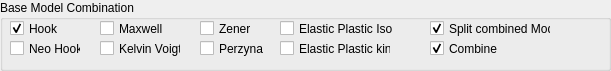
  <widget class="QGroupBox" name="Base_Modell_Combination">
   <property name="geometry">
    <rect>
     <x>10</x>
     <y>220</y>
     <width>611</width>
     <height>71</height>
    </rect>
   </property>
   <property name="sizePolicy">
    <sizepolicy hsizetype="Fixed" vsizetype="Preferred">
     <horstretch>0</horstretch>
     <verstretch>0</verstretch>
    </sizepolicy>
   </property>
   <property name="font">
    <font>
     <family>Arial</family>
    </font>
   </property>
   <property name="title">
    <string>Base Model Combination</string>
   </property>
   <widget class="QCheckBox" name="CB_COMBI_HOOK">
    <property name="geometry">
     <rect>
      <x>10</x>
      <y>20</y>
      <width>71</width>
      <height>17</height>
     </rect>
    </property>
    <property name="sizePolicy">
     <sizepolicy hsizetype="Fixed" vsizetype="Fixed">
      <horstretch>0</horstretch>
      <verstretch>0</verstretch>
     </sizepolicy>
    </property>
    <property name="font">
     <font>
      <family>Arial</family>
     </font>
    </property>
    <property name="text">
     <string>Hook</string>
    </property>
    <property name="checked">
     <bool>true</bool>
    </property>
   </widget>
   <widget class="QCheckBox" name="CB_COMBI_NEO_HOOK">
    <property name="geometry">
     <rect>
      <x>10</x>
      <y>40</y>
      <width>71</width>
      <height>17</height>
     </rect>
    </property>
    <property name="sizePolicy">
     <sizepolicy hsizetype="Fixed" vsizetype="Fixed">
      <horstretch>0</horstretch>
      <verstretch>0</verstretch>
     </sizepolicy>
    </property>
    <property name="font">
     <font>
      <family>Arial</family>
     </font>
    </property>
    <property name="text">
     <string>Neo Hook</string>
    </property>
   </widget>
   <widget class="QCheckBox" name="CB_COMBI_MAXWELL">
    <property name="geometry">
     <rect>
      <x>100</x>
      <y>20</y>
      <width>71</width>
      <height>17</height>
     </rect>
    </property>
    <property name="sizePolicy">
     <sizepolicy hsizetype="Fixed" vsizetype="Fixed">
      <horstretch>0</horstretch>
      <verstretch>0</verstretch>
     </sizepolicy>
    </property>
    <property name="font">
     <font>
      <family>Arial</family>
     </font>
    </property>
    <property name="text">
     <string>Maxwell</string>
    </property>
   </widget>
   <widget class="QCheckBox" name="CB_COMBI_KELVIN_VOIGT">
    <property name="geometry">
     <rect>
      <x>100</x>
      <y>40</y>
      <width>81</width>
      <height>17</height>
     </rect>
    </property>
    <property name="sizePolicy">
     <sizepolicy hsizetype="Fixed" vsizetype="Fixed">
      <horstretch>0</horstretch>
      <verstretch>0</verstretch>
     </sizepolicy>
    </property>
    <property name="font">
     <font>
      <family>Arial</family>
     </font>
    </property>
    <property name="text">
     <string>Kelvin Voigt</string>
    </property>
   </widget>
   <widget class="QCheckBox" name="CB_COMBI_ZENER">
    <property name="geometry">
     <rect>
      <x>200</x>
      <y>20</y>
      <width>51</width>
      <height>17</height>
     </rect>
    </property>
    <property name="sizePolicy">
     <sizepolicy hsizetype="Fixed" vsizetype="Fixed">
      <horstretch>0</horstretch>
      <verstretch>0</verstretch>
     </sizepolicy>
    </property>
    <property name="font">
     <font>
      <family>Arial</family>
     </font>
    </property>
    <property name="text">
     <string>Zener</string>
    </property>
   </widget>
   <widget class="QCheckBox" name="CB_COMBI_PERZYNA">
    <property name="geometry">
     <rect>
      <x>200</x>
      <y>40</y>
      <width>71</width>
      <height>17</height>
     </rect>
    </property>
    <property name="sizePolicy">
     <sizepolicy hsizetype="Fixed" vsizetype="Fixed">
      <horstretch>0</horstretch>
      <verstretch>0</verstretch>
     </sizepolicy>
    </property>
    <property name="font">
     <font>
      <family>Arial</family>
     </font>
    </property>
    <property name="text">
     <string>Perzyna</string>
    </property>
   </widget>
   <widget class="QCheckBox" name="CB_COMBI_ELASTIC_PLASTIC_ISO">
    <property name="geometry">
     <rect>
      <x>280</x>
      <y>20</y>
      <width>121</width>
      <height>17</height>
     </rect>
    </property>
    <property name="sizePolicy">
     <sizepolicy hsizetype="Fixed" vsizetype="Fixed">
      <horstretch>0</horstretch>
      <verstretch>0</verstretch>
     </sizepolicy>
    </property>
    <property name="font">
     <font>
      <family>Arial</family>
     </font>
    </property>
    <property name="text">
     <string>Elastic Plastic Iso</string>
    </property>
   </widget>
   <widget class="QCheckBox" name="CB_COMBI_ELASTIC_PLASTIC_KIN">
    <property name="geometry">
     <rect>
      <x>280</x>
      <y>40</y>
      <width>111</width>
      <height>17</height>
     </rect>
    </property>
    <property name="sizePolicy">
     <sizepolicy hsizetype="Fixed" vsizetype="Fixed">
      <horstretch>0</horstretch>
      <verstretch>0</verstretch>
     </sizepolicy>
    </property>
    <property name="font">
     <font>
      <family>Arial</family>
     </font>
    </property>
    <property name="text">
     <string>Elastic Plastic kin </string>
    </property>
   </widget>
   <widget class="QCheckBox" name="CB_COMBI_SPLIT">
    <property name="geometry">
     <rect>
      <x>430</x>
      <y>20</y>
      <width>121</width>
      <height>17</height>
     </rect>
    </property>
    <property name="sizePolicy">
     <sizepolicy hsizetype="Fixed" vsizetype="Fixed">
      <horstretch>0</horstretch>
      <verstretch>0</verstretch>
     </sizepolicy>
    </property>
    <property name="font">
     <font>
      <family>Arial</family>
     </font>
    </property>
    <property name="text">
     <string>Split combined Model</string>
    </property>
    <property name="checked">
     <bool>true</bool>
    </property>
   </widget>
   <widget class="QCheckBox" name="CB_COMBI">
    <property name="geometry">
     <rect>
      <x>430</x>
      <y>40</y>
      <width>111</width>
      <height>17</height>
     </rect>
    </property>
    <property name="sizePolicy">
     <sizepolicy hsizetype="Fixed" vsizetype="Fixed">
      <horstretch>0</horstretch>
      <verstretch>0</verstretch>
     </sizepolicy>
    </property>
    <property name="font">
     <font>
      <family>Arial</family>
     </font>
    </property>
    <property name="text">
     <string>Combine</string>
    </property>
    <property name="checked">
     <bool>true</bool>
    </property>
   </widget>
  </widget>
